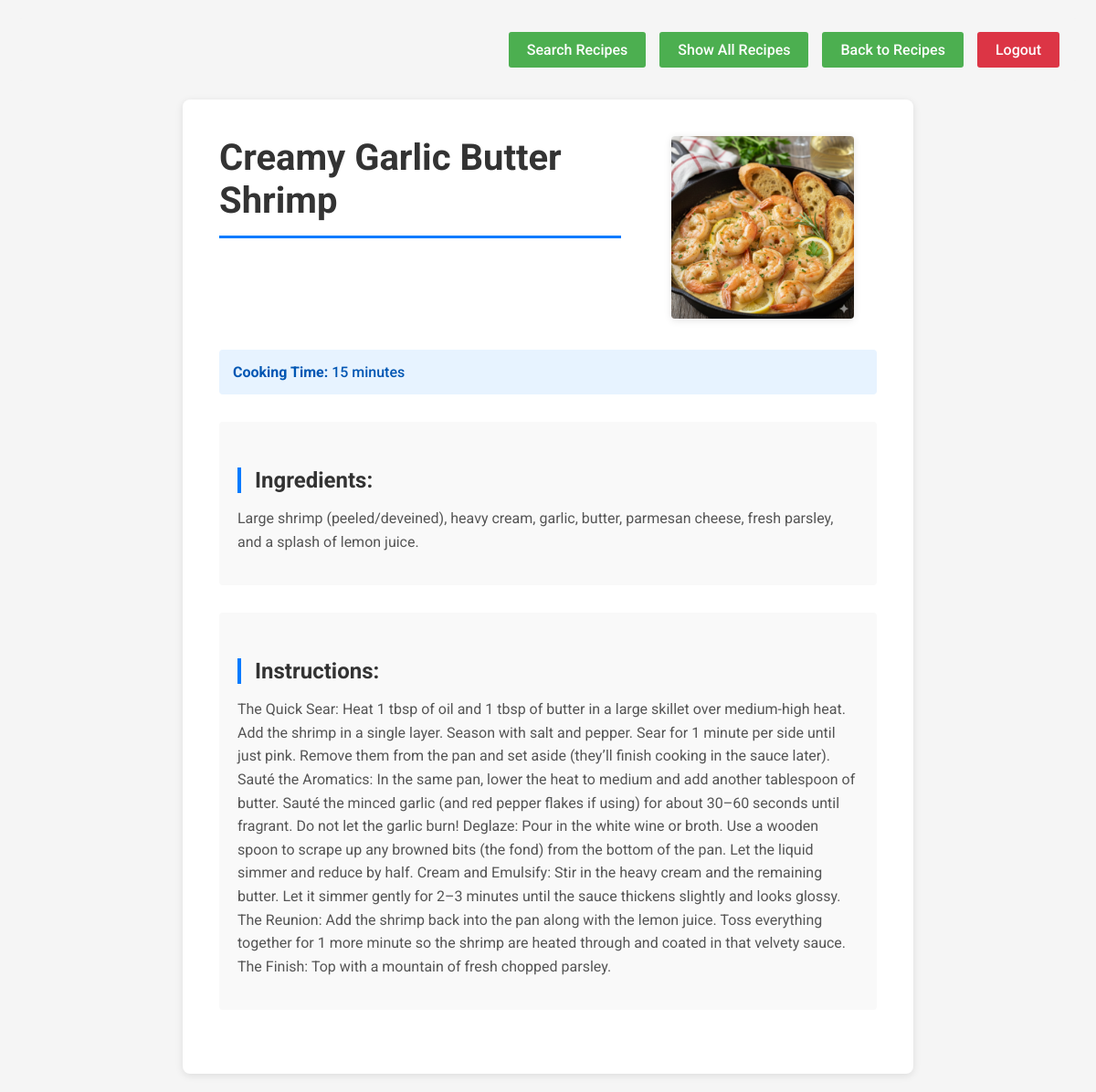
The app's page /recipe/6/ (signed in) with its own data.
### recipes/models.py (models this page shows, shortened)
class Recipe(models.Model):
    name = models.CharField(max_length=120)
    ingredients = models.TextField(blank=True, null=True)
    instructions = models.TextField(blank=True, null=True)
    cooking_time = models.IntegerField()
    pic = models.ImageField(upload_to='recipes', default='no_picture.jpg')

### recipes/views.py (the view)
# urls.py: path('recipe/<int:pk>/', RecipeDetailView.as_view(), name='recipe-detail'),
class RecipeDetailView(LoginRequiredMixin, DetailView):
    model = Recipe
    template_name = 'recipes/recipe_detail.html'

### recipes/templates/recipes/recipe_detail.html (shortened to what this page needs)
<!DOCTYPE html>
{% load static %}
<html>
<head>
</head>
<body>
    <div class="nav-bar">
        <a href="{% url 'recipes:recipe-search' %}">Search Recipes</a>
        <a href="{% url 'recipes:recipe-search' %}?show_all=true">Show All Recipes</a>
        <a href="{% url 'recipes:list' %}">Back to Recipes</a>
        <a href="{% url 'logout' %}" class="logout-btn">Logout</a>
    </div>
    <div class="container">
        <div class="recipe-header">
            <div class="recipe-title">
                <h1>{{ recipe.name }}</h1>
            </div>
            {% if recipe.pic %}
            <div class="recipe-image-side">
                <img src="{{ recipe.pic.url }}" alt="{{ recipe.name }}" style="width: 200px;">
            </div>
            {% endif %}
        </div>
        <div class="cooking-time">
            <strong>Cooking Time:</strong> {{ recipe.cooking_time }} minutes
        </div>
        <div class="section">
            <h2>Ingredients:</h2>
            <p>{{ recipe.ingredients }}</p>
        </div>
        <div class="section">
            <h2>Instructions:</h2>
            <p>{{ recipe.instructions }}</p>
        </div>
    </div>
</body>
</html>

### recipes/templates/recipes/recipe_detail.html (style rules this page uses)
* { margin: 0; padding: 0; box-sizing: border-box; }
body { font-family: 'Roboto', sans-serif; background-color: #f5f5f5; padding: 20px; }
.container { max-width: 800px; margin: 0 auto; background-color: white; padding: 40px; border-radius: 8px; box-shadow: 0 2px 8px rgba(0, 0, 0, 0.1); }
h1 { color: #333; margin-bottom: 20px; border-bottom: 3px solid #007bff; padding-bottom: 15px; font-size: 2.5em; }
h2 { color: #333; margin-top: 30px; margin-bottom: 15px; border-left: 4px solid #007bff; padding-left: 15px; }
.recipe-header { display: flex; gap: 30px; margin-bottom: 30px; align-items: flex-start; }
.recipe-title { flex: 1; }
.recipe-title h1 { margin-bottom: 0; }
.recipe-image-side { flex: 0 0 250px; text-align: center; }
.recipe-image-side img { max-width: 100%; height: auto; border-radius: 4px; box-shadow: 0 2px 8px rgba(0, 0, 0, 0.1); }
.cooking-time { background-color: #e7f3ff; padding: 15px; border-radius: 4px; margin-bottom: 30px; color: #0056b3; font-weight: 500; }
.section { margin-bottom: 30px; padding: 20px; background-color: #f9f9f9; border-radius: 4px; }
p { line-height: 1.6; color: #555; margin-bottom: 15px; }
.nav-bar { display: flex; justify-content: flex-end; gap: 15px; padding: 15px 20px; background-color: #f5f5f5; margin-bottom: 20px; border-radius: 4px; }
.nav-bar a { display: inline-block; padding: 10px 20px; background-color: #4CAF50; color: white; text-decoration: none; border-radius: 3px; font-weight: 500; font-size: 1em; transition: background-color 0.3s; }
.nav-bar a.logout-btn { background-color: #dc3545; }

### records on screen
Recipe: name "Creamy Garlic Butter Shrimp", pic (picture), cooking_time "15", ingredients "Large shrimp (peeled/deveined), heavy cream, garlic, butter, parmesan cheese, fresh parsley, and a splash of lemon juice.", instructions "The Quick Sear: Heat 1 tbsp of oil and 1 tbsp of butter in a large skillet over medium-high heat. Add the shrimp in a single layer. Season with salt and pepper. Sear for 1 minute per side until just pink. Remove them from the pan and set aside (they’ll finish cooking in the sauce later). Sauté the Aromatics: In the same pan, lower the heat to medium and add another tablespoon of butter. Sauté the minced garlic (and red pepper flakes if using) for about 30–60 seconds until fragrant. Do not let the garlic burn! Deglaze: Pour in the white wine or broth. Use a wooden spoon to scrape up any browned bits (the fond) from the bottom of the pan. Let the liquid simmer and reduce by half. Cream and…"
